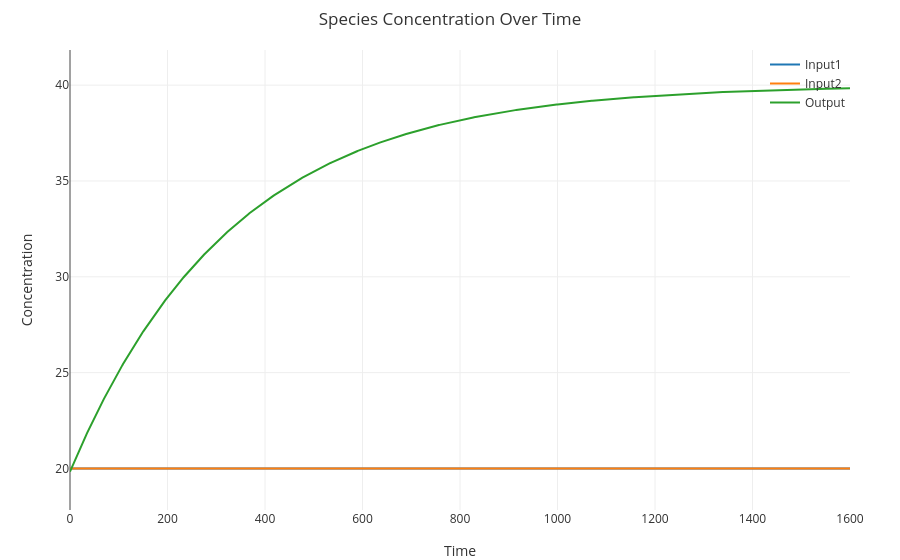

Notebook source saved alongside this figure:
### Code cell
directive simulation { 
  final=1600; 
  plots=[Input1; Input2; Output];
}
directive simulator deterministic
directive parameters [ k = 0.003; u = 0.1 ]

| 10 Input2
| 10 Input1
| 0 Output

%invoke ADD(Input1,Input2):(Output)

### Figure 1 — Plotly figure (JSON) as saved in the notebook; plotly's stock layout.template omitted (floating-point values rounded to 4 significant figures; data arrays with more than 128 entries replaced by an {"elided": "..."} marker saying what was removed)
{"data": [{"line": {"width": 2}, "mode": "lines", "name": "Input1", "x": {"elided": "1001 float values"}, "y": {"elided": "1001 int values"}}, {"line": {"width": 2}, "mode": "lines", "name": "Input2", "x": {"elided": "1001 float values"}, "y": {"elided": "1001 int values"}}, {"line": {"width": 2}, "mode": "lines", "name": "Output", "x": {"elided": "1001 float values"}, "y": {"elided": "1001 float values"}}], "layout": {"font": {"color": "#333"}, "hovermode": "x unified", "legend": {"bgcolor": "rgba(0,0,0,0)", "x": 1, "xanchor": "right", "y": 1, "yanchor": "top"}, "margin": {"b": 50, "l": 70, "r": 50, "t": 50}, "paper_bgcolor": "rgba(0,0,0,0)", "plot_bgcolor": "rgba(0,0,0,0)", "title": "Species Concentration Over Time", "xaxis": {"range": [0, 1600], "showgrid": true, "title": "Time"}, "yaxis": {"range": [17.84, 41.83], "showgrid": true, "title": "Concentration"}}}
